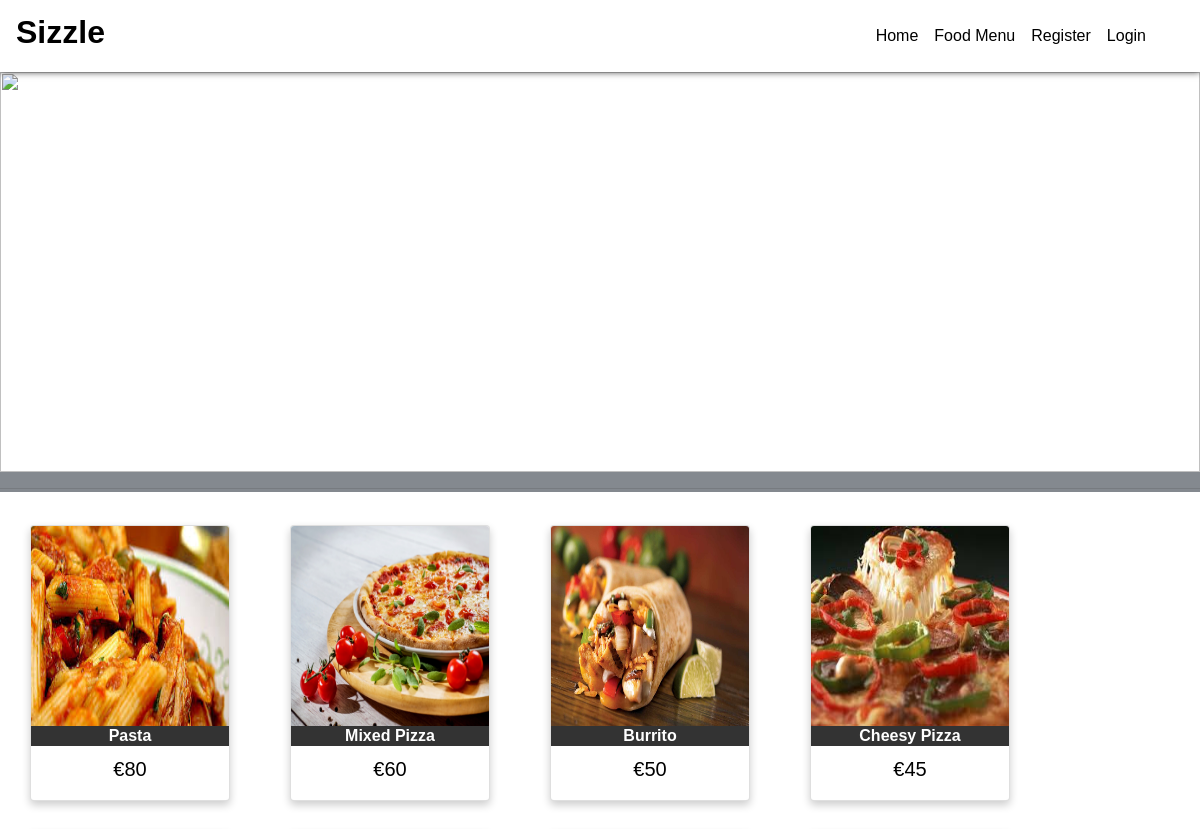
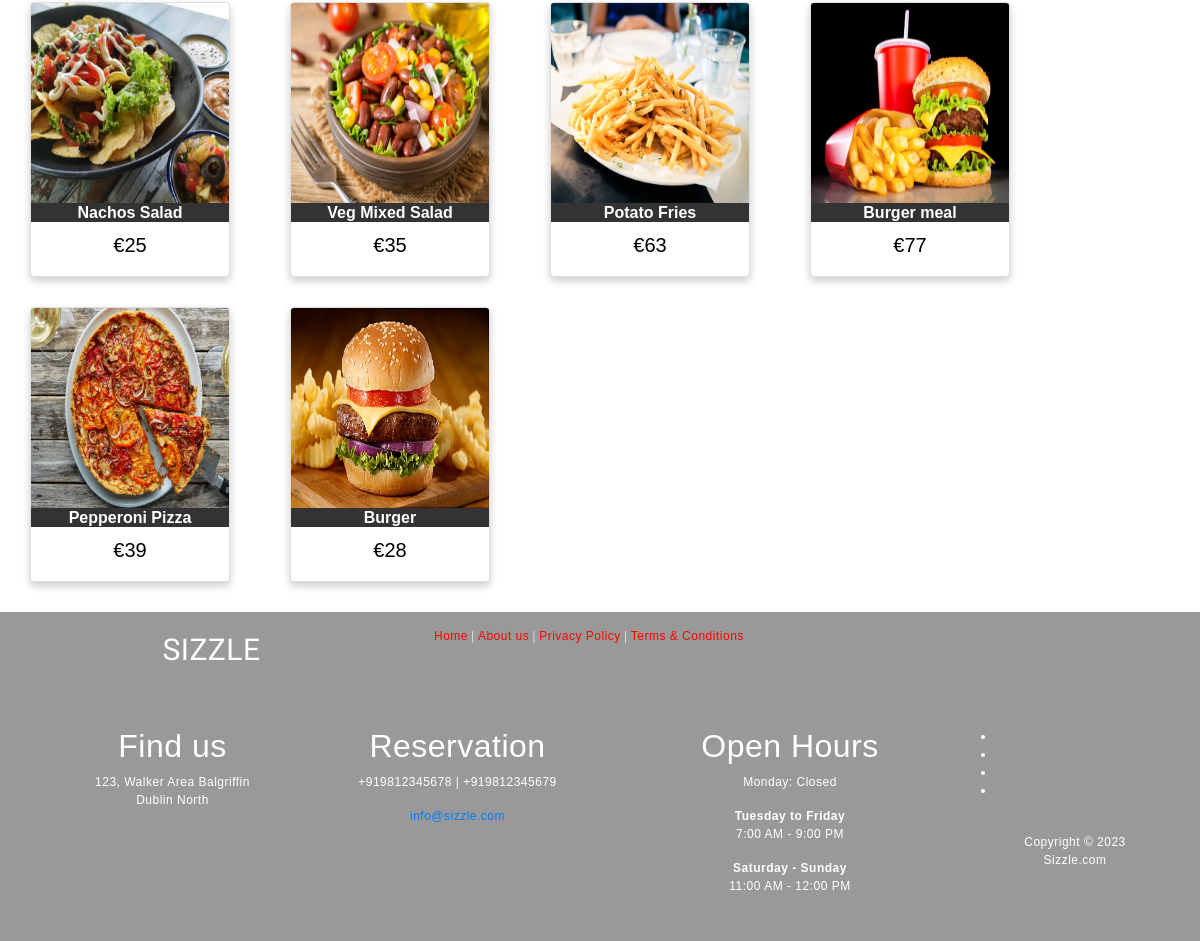
Screenshot of /allfood with the database file from the repository (2 pictures, top to bottom).
### Foodapp/models.py (models this page shows)
class Food(models.Model):
    FoodId = models.AutoField(primary_key=True)
    FoodName = models.CharField(max_length=30)
    FoodCat = models.CharField(max_length=30)
    FoodPrice = models.FloatField(max_length=15)
    FoodImage = models.ImageField(upload_to='media', default='')
    class Meta:
        db_table = "FP_Food"

### Foodapp/views.py (the view)
# urls.py: path('allfood', views.showfood),
def showfood(request):
    foods = Food.objects.all()
    return render(request, 'foodlist.html', {'foodlist': foods})

### Templates/Foodapp/foodlist.html (shortened to what this page needs)
<!DOCTYPE html>
<html lang="en" dir="ltr">
  <head>
	{% load static %}
    <link rel="stylesheet" type="text/css" href="{% static 'css/imperial_style.css' %}">
    <link rel="stylesheet" type="text/css" href="{% static 'css/master.css' %}">
    <link rel="stylesheet" href="path/to/font-awesome/css/font-awesome.min.css">
    <link rel="stylesheet" href="https://use.fontawesome.com/releases/v5.7.2/css/all.css">
    <link rel="stylesheet" href="https://use.fontawesome.com/releases/v5.3.1/css/all.css">
    <link rel="stylesheet" href="https://stackpath.bootstrapcdn.com/bootstrap/4.4.1/css/bootstrap.min.css">
  </head>
  <body style="background-image: none;">
    <nav class="navbar navbar-expand-lg navbar-light" style="width:100%;background-image: linear-gradient(180deg,#FFF,#FFF);box-shadow: 0px 0px 7px 0px #404040;">
      <a class="navbar-brand" href="/"><h2 style="color:black;font-family:sans-serif;font-weight:bolder;"><b>Sizzle</b></h2></a>
      <div class="collapse navbar-collapse" id="navbarSupportedContent">
        <ul class="navbar-nav" style="margin-left:auto!important;margin-right:30px;">
          <li class="nav-item active">
            <a class="nav-link" id="nav-link" href="home">Home <span class="sr-only">(current)</span></a>
          </li>
          <li class="nav-item active">
            <a class="nav-link" id="nav-link" href="allfood">Food Menu <span class="sr-only">(current)</span></a>
          </li>
          {% if request.session.CustId is None and request.session.AdminId is None %}
          <li class="nav-item active">
            <a class="nav-link" id="nav-link" href="addcustomer">Register <span class="sr-only">(current)</span></a>
          </li>
          {% endif %}
          {% if request.session.CustId is None and request.session.AdminId is None %}
          <li class="nav-item active">
            <a class="nav-link" id="nav-link" href="login">Login <span class="sr-only">(current)</span></a>
          </li>
          {% endif %}
        </ul>
      </div>
    </nav>
    <main style="width:100%;margin-top: 0;margin-bottom: 10px;background-color:#FFF;>
      <div class="" style="max-width:100%;padding-top:20px;padding-bottom:20px;">
        <img class="mySlides" src="{% static 'images/slider2.jpg' %}" height="400px" style="width:100%">
        <div class="" style="position:static;">
		<hr />
          {% for f in foodlist %}
          <div class="card">
          <img src="{{f.FoodImage.url}}" alt="" style="height: 200px;width:100%;">
          <h1>{{f.FoodName}}</h1>
          <p class="price">{{f.FoodPrice}}</p>
          </div>
          {% endfor %}
        </div>
    </main>
    <footer id="footer" data-stellar-background-ratio="0.5" style="background-color:#999999">
        <div class="container">
            <div class="foot-con">
                <div class="fo-cont-1">
                    SIZZLE
                </div>
                <div class="fo-cont-2">
                    <a class="ext-link" href="#">Home</a> |
                    <a class="ext-link" href="#">About us</a> |
                    <a class="ext-link" href="#">Privacy Policy</a> |
                    <a class="ext-link" href="#">Terms & Conditions</a>
                </div>
            </div>
            <div class="row">
                <div class="col-md-3 col-sm-8">
                    <div class="footer-info">
                        <div class="section-title">
                            <h2 class="wow fadeInUp" data-wow-delay="0.2s">Find us</h2>
                        </div>
                        <address class="wow fadeInUp" data-wow-delay="0.4s">
                            <p>123, Walker Area Balgriffin<br>Dublin North</p>
                        </address>
                    </div>
                </div>
                <div class="col-md-3 col-sm-8">
                    <div class="footer-info">
                        <div class="section-title">
                            <h2 class="wow fadeInUp" data-wow-delay="0.2s">Reservation</h2>
                        </div>
                        <address class="wow fadeInUp" data-wow-delay="0.4s">
                            <p>+919812345678 | +919812345679</p>
                            <p><a href="mailto:cmdzinc@gmail.com">info@sizzle.com</a></p>
                        </address>
                    </div>
                </div>
                <div class="col-md-4 col-sm-8">
                    <div class="footer-info footer-open-hour">
                        <div class="section-title">
                            <h2 class="wow fadeInUp" data-wow-delay="0.2s">Open Hours</h2>
                        </div>
                        <div class="wow fadeInUp" data-wow-delay="0.4s">
                            <p>Monday: Closed</p>
                            <div>
                                <strong>Tuesday to Friday</strong>
                                <p>7:00 AM - 9:00 PM</p>
                            </div>
                            <div>
                                <strong>Saturday - Sunday</strong>
                                <p>11:00 AM - 12:00 PM</p>
                            </div>
                        </div>
                    </div>
                </div>
                <div class="col-md-2 col-sm-4">
                    <ul class="wow fadeInUp social-icon" data-wow-delay="0.4s">
                        <li><a href="#" class="fa fa-facebook-square" attr="facebook icon"></a></li>
                        <li><a href="#" class="fa fa-twitter"></a></li>
                        <li><a href="#" class="fa fa-instagram"></a></li>
                        <li><a href="#" class="fa fa-google"></a></li>
                    </ul>
                    <div class="wow fadeInUp copyright-text" data-wow-delay="0.8s">
                        <p><br>Copyright &copy; 2023 <br>Sizzle.com
                    </div>
                </div>
            </div>
        </div>
    </footer>
  </body>
</html>

### Foodapp/static/css/imperial_style.css (style rules this page uses)
* { margin: 0; padding: 0; font-family: sans-serif; box-sizing: border-box; text-decoration: none; }
a { color: red; }
body { background-image: url("/static/images/white.jpg"); }
#nav-link { font-family: sans-serif; font-weight: 400; color:black; }
.card { float:left; box-shadow: 0 4px 8px 0 rgba(0, 0, 0, 0.2); width: 200px; max-width: 200px; margin: auto; margin-left: 2.5%; margin-right: 2.5%; margin-top: 20px; margin-bottom: 10px; text-align: center; font-family: arial; position: inherit; overflow: hidden; border: 1px solid black; }
.card h1 { font-size: 100%; font-weight: bolder; color: #FFF; background: #333; }
.price { color: black; font-size: 20px; }
.mySlides { height: 400px; width: 100%; box-shadow:0 0 0px 20px rgba(10, 21, 33, 0.5); }
footer { margin-top: 10px; padding-top: 15px; padding-bottom: 30px; background-color: #232323; color: white; font-family: sans-serif; font-size:12px; font-weight: normal; letter-spacing: 0.5px; text-align: center; flex-shrink: 0; }
.foot-con { width: 100%; height: 100px; overflow: hidden; }
.fo-cont-1 { width:30%; float: left; text-align: center; font-size: 30px; font-weight: normal; color: ; font-family: 'Bevan', cursive; overflow: hidden; }
.fo-cont-2 { width:38%; float: left; font-size: 12px; text-align: center; font-weight: normal; color: ; font-family: 'Ultra', serif; overflow: hidden; }

### Foodapp/static/css/master.css (style rules this page uses)
* { margin: 0; padding: 0; font-family: sans-serif; box-sizing: border-box; text-decoration: none; }
body { background-image: url("/static/images/mainscreen4.jpg"); height: 100vh; max-width: 100%; background-size: cover; background-repeat: no-repeat; background-attachment: fixed; background-position: 50% 100%; display: grid; grid-template-rows: 1fr auto; }
main { margin-top: 50px; flex: 1 0 auto; }
footer { margin-top: 10px; padding-top: 15px; padding-bottom: 30px; background-color: #232323; color: white; font-family: sans-serif; font-size:12px; font-weight: normal; letter-spacing: 0.5px; text-align: center; flex-shrink: 0; }
.ext-link { color: red; }
.foot-con { width: 100%; height: 100px; overflow: hidden; }
.fo-cont-1 { width:30%; float: left; text-align: center; font-size: 30px; font-weight: normal; color: ; font-family: 'Bevan', cursive; overflow: hidden; }
.fo-cont-2 { width:38%; float: left; font-size: 12px; text-align: center; font-weight: normal; color: ; font-family: 'Ultra', serif; overflow: hidden; }

### Templates/Foodapp/foodlist.html (style rules this page uses)
.mySlides { display:none; }

### rows the page displays
Food: FoodImage (picture), FoodName "Pasta", FoodPrice "€80"
Food: FoodImage (picture), FoodName "Mixed Pizza", FoodPrice "€60"
Food: FoodImage (picture), FoodName "Burrito", FoodPrice "€50"
Food: FoodImage (picture), FoodName "Cheesy Pizza", FoodPrice "€45"
Food: FoodImage (picture), FoodName "Nachos Salad", FoodPrice "€25"
Food: FoodImage (picture), FoodName "Veg Mixed Salad", FoodPrice "€35"
Food: FoodImage (picture), FoodName "Potato Fries", FoodPrice "€63"
Food: FoodImage (picture), FoodName "Burger meal", FoodPrice "€77"
Food: FoodImage (picture), FoodName "Pepperoni Pizza", FoodPrice "€39"
Food: FoodImage (picture), FoodName "Burger", FoodPrice "€28"
